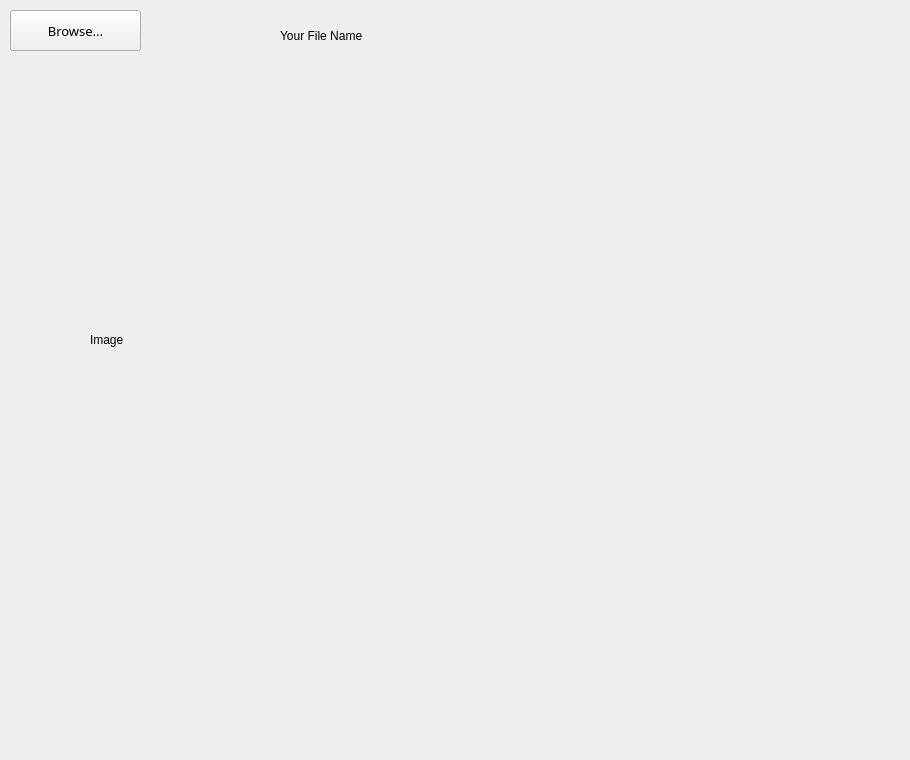
        <widget class="QWidget" name="Upload_Page">
         <widget class="QWidget" name="widget_7" native="true">
          <property name="geometry">
           <rect>
            <x>0</x>
            <y>0</y>
            <width>901</width>
            <height>751</height>
           </rect>
          </property>
          <widget class="QPushButton" name="pushButton_3">
           <property name="geometry">
            <rect>
             <x>10</x>
             <y>10</y>
             <width>131</width>
             <height>41</height>
            </rect>
           </property>
           <property name="maximumSize">
            <size>
             <width>150</width>
             <height>75</height>
            </size>
           </property>
           <property name="font">
            <font>
             <family>Myanmar Khyay</family>
             <pointsize>10</pointsize>
            </font>
           </property>
           <property name="text">
            <string>Browse...</string>
           </property>
          </widget>
          <widget class="QLabel" name="label_9">
           <property name="geometry">
            <rect>
             <x>280</x>
             <y>10</y>
             <width>111</width>
             <height>51</height>
            </rect>
           </property>
           <property name="text">
            <string>Your File Name</string>
           </property>
          </widget>
          <widget class="QLabel" name="label_10">
           <property name="geometry">
            <rect>
             <x>90</x>
             <y>140</y>
             <width>450</width>
             <height>400</height>
            </rect>
           </property>
           <property name="maximumSize">
            <size>
             <width>450</width>
             <height>400</height>
            </size>
           </property>
           <property name="text">
            <string>Image</string>
           </property>
          </widget>
         </widget>
        </widget>
